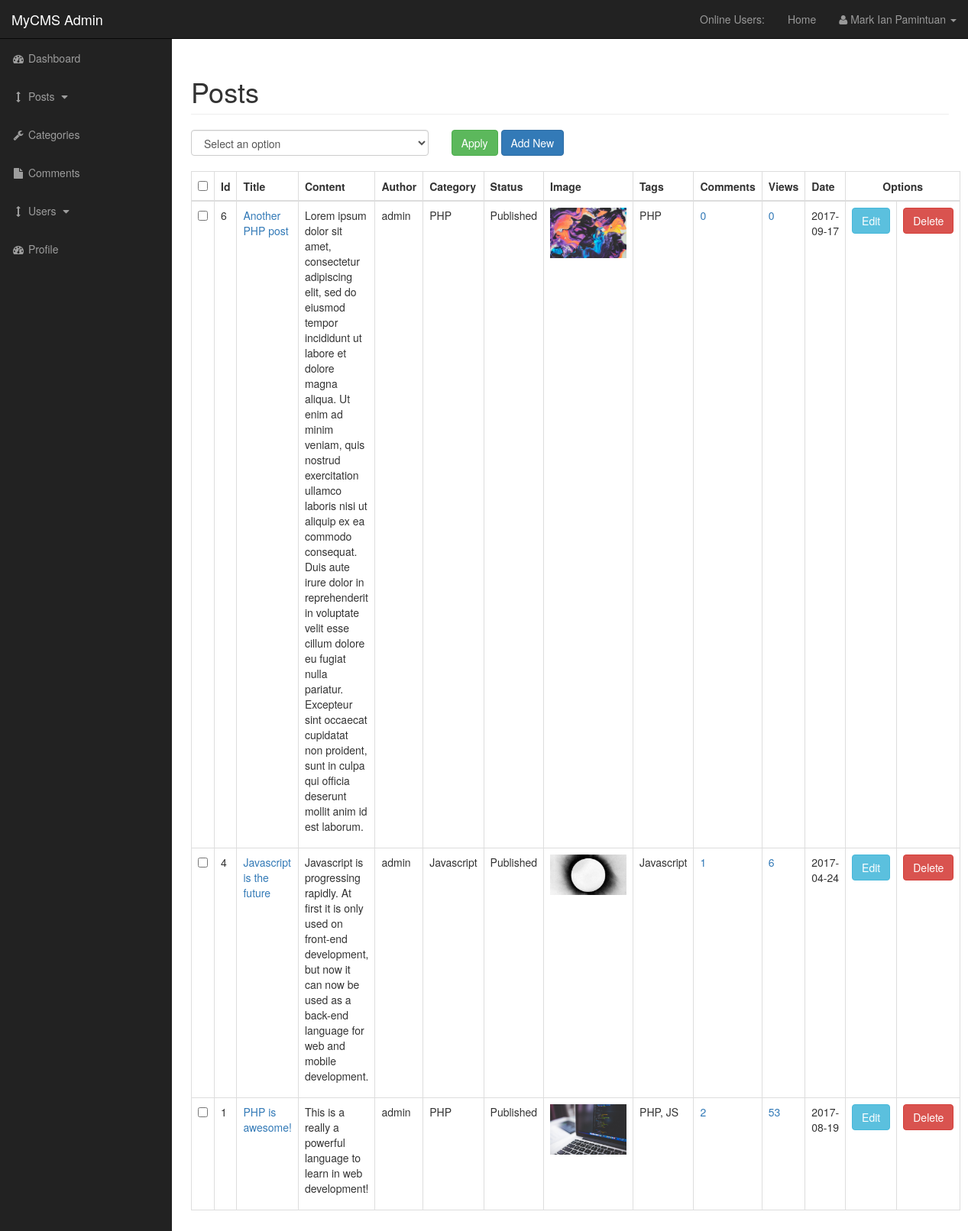
The app's page /admin/posts.php (signed in) with its own data.
### tables this page shows
CREATE TABLE `tblposts` (
  `post_id` int(11) NOT NULL,
  `post_title` varchar(255) NOT NULL,
  `post_author` int(11) NOT NULL,
  `post_date` date NOT NULL,
  `post_image` text NOT NULL,
  `post_content` text NOT NULL,
  `post_tags` varchar(255) NOT NULL,
  `post_comment_count` int(11) NOT NULL DEFAULT '0',
  `post_status` varchar(255) NOT NULL,
  `post_views_count` int(11) NOT NULL DEFAULT '0',
  `category_id` int(11) NOT NULL
);

CREATE TABLE `tblusers` (
  `user_id` int(11) NOT NULL,
  `username` varchar(255) NOT NULL,
  `password` varchar(255) NOT NULL,
  `firstname` varchar(255) NOT NULL,
  `lastname` varchar(255) NOT NULL,
  `email` varchar(255) NOT NULL,
  `image` text NOT NULL,
  `user_role` varchar(255) NOT NULL DEFAULT 'Subscriber',
  `token` text NOT NULL
);

CREATE TABLE `tblcategories` (
  `category_id` int(3) NOT NULL,
  `category_title` varchar(255) NOT NULL
);

### admin/includes/functions.php (the view, shortened to what this page needs)
            <?php
function displayPostsTable() {
    global $connection;
    $posts_stmt = mysqli_prepare($connection, "SELECT * FROM tblposts JOIN tblusers ON tblusers.user_id = tblposts.post_author JOIN tblcategories ON tblcategories.category_id = tblposts.category_id ORDER BY post_id DESC");
    mysqli_stmt_execute($posts_stmt);
    $result = mysqli_stmt_get_result($posts_stmt);
    while($row = mysqli_fetch_assoc($result)) {
        $post_id = $row['post_id'];
        $post_title = $row['post_title'];
        $post_content = $row['post_content'];
        $post_author = $row['username'];
        $post_status = $row['post_status'];
        $post_image = $row['post_image'];
        $post_tags = $row['post_tags'];
        $post_views_count = $row['post_views_count'];
        $post_date = $row['post_date'];
        $category_title = $row['category_title'];
        $comments_count_stmt = mysqli_prepare($connection,"SELECT post_id AS comments_count FROM tblcomments WHERE post_id = ?");
        mysqli_stmt_bind_param($comments_count_stmt, "i", $post_id);
        mysqli_stmt_execute($comments_count_stmt);
        $count_result = mysqli_stmt_get_result($comments_count_stmt);
        $comments_count = mysqli_num_rows($count_result);
        echo "<tr>";
        echo "<td><input type='checkbox' name='checkboxArray[]' class='checkbox' value='{$post_id}'></td>";
        echo "<td>{$post_id}</td>";
        echo "<td><a href='../post/{$post_id}'>{$post_title}</a></td>";
        echo "<td>{$post_content}</td>";
        echo "<td>{$post_author}</td>";
        echo "<td>{$category_title}</td>";
        echo "<td>{$post_status}</td>";
        echo "<td><img width=100 src='../images/{$post_image}' alt='Post image'></td>";
        echo "<td>{$post_tags}</td>";
        echo "<td><a href='comments.php?post_id={$post_id}'>{$comments_count}</a></td>";
        echo "<td><a id='reset_views' href='#' data-id='{$post_id}'>{$post_views_count}</a></td>";
        echo "<td>{$post_date}</td>";
        echo "<td><a class='btn btn-info' href='posts.php?src=edit_post&edit={$post_id}'>Edit</td>";
        ?>
        <td><input class="delete_post btn btn-danger" type="submit" name="delete" value="Delete" data-id="<?php echo $post_id; ?>"></td>
        <?php
        echo "</tr>";
    }
}
            ?>

### admin/css/sb-admin.css (style rules this page uses)
body { margin-top: 100px; background-color: #222; }
@media (min-width:768px) { body { margin-top: 50px; } }

### records on screen
tblposts: post_id "6", post_title "Another PHP post", post_content "Lorem ipsum dolor sit amet, consectetur adipiscing elit, sed do eiusmod tempor incididunt ut labore et dolore magna aliqua. Ut enim ad minim veniam, quis nostrud exercitation ullamco laboris nisi ut aliquip ex ea commodo consequat. Duis aute irure dolor in reprehenderit in voluptate velit esse cillum dolore eu fugiat nulla pariatur. Excepteur sint occaecat cupidatat non proident, sunt in culpa qui officia deserunt mollit anim id est laborum.", tblusers.username "admin", category.category_title "PHP", post_status "Published", post_image (picture), post_tags "PHP", comments_count "0", post_views_count "0", post_date "2017-09-17"
tblposts: post_id "4", post_title "Javascript is the future", post_content "Javascript is progressing rapidly. At first it is only used on front-end development, but now it can now be used as a back-end language for web and mobile development.", tblusers.username "admin", category.category_title "Javascript", post_status "Published", post_image (picture), post_tags "Javascript", comments_count "1", post_views_count "6", post_date "2017-04-24"
tblposts: post_id "1", post_title "PHP is awesome!", post_content "This is a really a powerful language to learn in web development!", tblusers.username "admin", category.category_title "PHP", post_status "Published", post_image (picture), post_tags "PHP, JS", comments_count "2", post_views_count "53", post_date "2017-08-19"

### other values on screen
$_SESSION['first_name'] "Mark Ian"
$_SESSION['last_name'] "Pamintuan"
